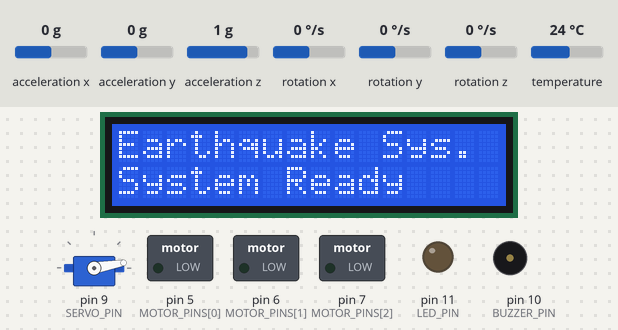
A sketch run on a simulated Arduino Uno, built with avr-gcc and run on an emulated ATmega328P. Shown: servo, 16×2 character LCD, switched loads named in the sketch (green lamp = pin HIGH), output pins drawn as LEDs (lit = HIGH), buzzer (waves = sounding). Dashed ring = blinking. Inputs (shaded band) come from the test bench; at power-on: acceleration x 0 g, acceleration y 0 g, acceleration z 1 g, rotation x 0 °/s, rotation y 0 °/s, rotation z 0 °/s, temperature 24 °C. What the sketch prints to the serial monitor is not drawn.

Above: at 2.8 s.
2.9 s: acceleration x set to -0.4 g
4.4 s: acceleration x set to -0.7 g
At 4.91 s:
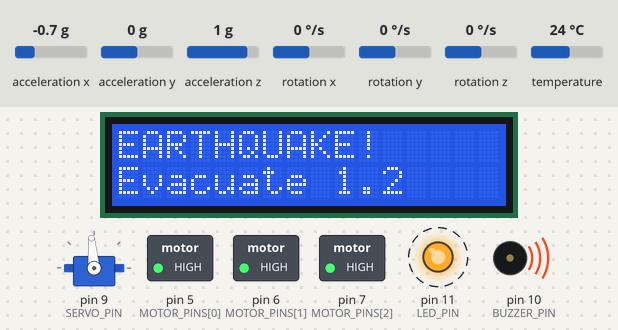
6.5 s: acceleration y set to -0.2 g
At 7.27 s:
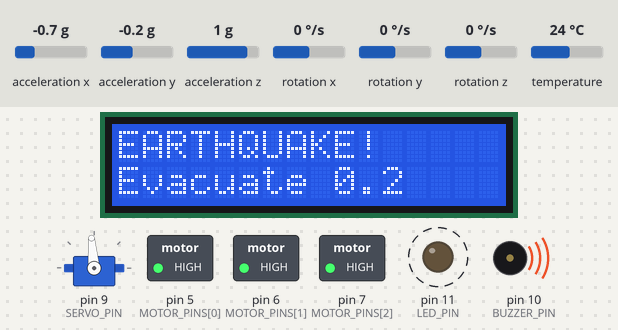
9.5 s: acceleration y set to -0.5 g
11.7 s: acceleration z set to 0.6 g
At 12.11 s:
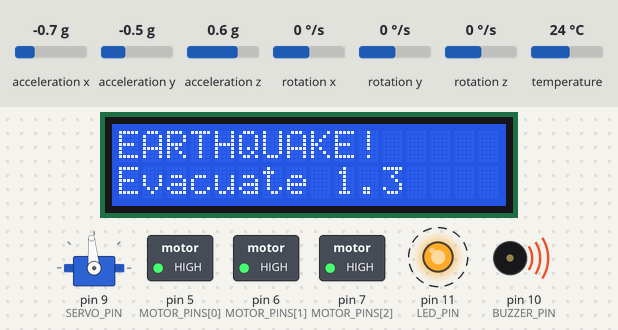
13.3 s: acceleration z set to -0.1 g
At 13.55 s:
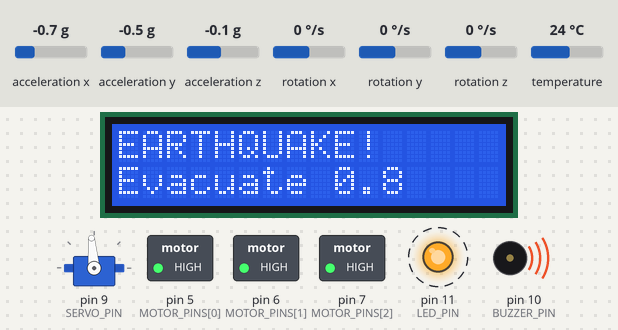
Timing chart, 0 to 15.8 s (numbered marks = the images above; inputs shaded):
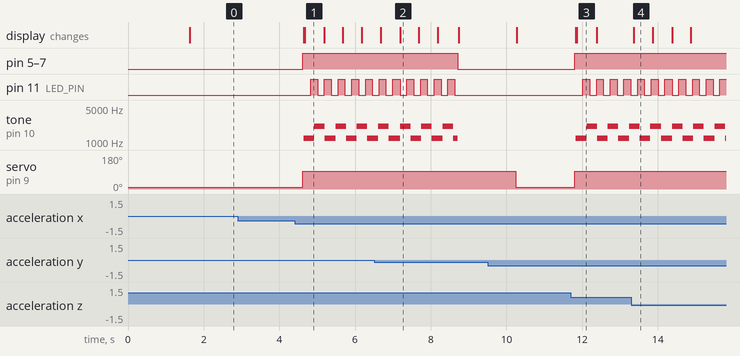

The sketch:

Earthquake_Detector_House.ino
```cpp
/*
  Earthquake Detector House Prototype
  Course: Digital Signal Processing
  Year: 2024

  Platform: Arduino Uno (or compatible)

  Main functions:
  - MPU6050 detects vibration / acceleration.
  - A small DSP-style pipeline removes the gravity/baseline component,
    smooths the vibration signal and calculates short-window RMS energy.
  - When the vibration level exceeds a threshold:
      * LCD shows an earthquake warning.
      * Red LED flashes.
      * Buzzer sounds an alarm pattern.
      * Servo opens the evacuation door.
      * Multiple vibration motors run to simulate the earthquake.
  - When the vibration stops for a defined time, the system returns to READY.

  Libraries:
    Adafruit MPU6050
    Adafruit Unified Sensor
    LiquidCrystal_I2C
    Servo

  IMPORTANT HARDWARE NOTE:
  Do NOT power vibration motors directly from Arduino GPIO pins.
  Drive each motor using a transistor/MOSFET + flyback diode and use
  a suitable external power supply with COMMON GROUND to the Arduino.

  Typical I2C addresses:
    MPU6050: 0x68
    LCD:     0x27

  The LCD contrast potentiometer is hardware-only; no software control is needed.
*/

#include <Wire.h>
#include <Adafruit_MPU6050.h>
#include <Adafruit_Sensor.h>
#include <LiquidCrystal_I2C.h>
#include <Servo.h>
#include <math.h>

// ------------------------------------------------------------
// Hardware objects
// ------------------------------------------------------------

Adafruit_MPU6050 mpu;
LiquidCrystal_I2C lcd(0x27, 16, 2);
Servo doorServo;

// ------------------------------------------------------------
// Pin configuration
// Change these pins if your physical wiring is different.
// ------------------------------------------------------------

const byte LED_PIN = 11;
const byte BUZZER_PIN = 10;
const byte SERVO_PIN = 9;

// Three vibration motors used to shake different parts of the model.
// Use transistor/MOSFET drivers for these outputs.
const byte MOTOR_PINS[] = {5, 6, 7};
const byte MOTOR_COUNT = sizeof(MOTOR_PINS) / sizeof(MOTOR_PINS[0]);

// ------------------------------------------------------------
// Servo positions
// ------------------------------------------------------------

const int DOOR_CLOSED_ANGLE = 10;
const int DOOR_OPEN_ANGLE   = 95;

// ------------------------------------------------------------
// DSP / detection parameters
// ------------------------------------------------------------

// MPU6050 acceleration is returned in m/s^2.
// At rest, acceleration magnitude is close to gravity (~9.81 m/s^2).

const float GRAVITY = 9.80665;

// Exponential baseline tracker.
// Smaller value = slower baseline movement and better vibration isolation.
const float BASELINE_ALPHA = 0.01;

// Exponential smoothing for the absolute vibration signal.
const float FILTER_ALPHA = 0.25;

// RMS window length.
// At ~100 Hz sampling, 25 samples is roughly 250 ms.
const int RMS_WINDOW = 25;
float rmsBuffer[RMS_WINDOW] = {0};
int rmsIndex = 0;
float rmsSumSquares = 0;

// Trigger threshold in m/s^2 RMS.
// Tune this value experimentally for your prototype.
float EARTHQUAKE_THRESHOLD = 1.15;

// Lower threshold used to decide that the shaking has stopped.
// Hysteresis prevents rapid ON/OFF switching around one threshold.
float CLEAR_THRESHOLD = 0.55;

// Number of milliseconds the vibration must remain below CLEAR_THRESHOLD
// before the system leaves earthquake mode.
const unsigned long CLEAR_DELAY_MS = 3000;

// Minimum delay between two separate earthquake events.
const unsigned long RETRIGGER_DELAY_MS = 1500;

// Target sampling interval: 10 ms ≈ 100 Hz
const unsigned long SAMPLE_INTERVAL_MS = 10;

// ------------------------------------------------------------
// Runtime state
// ------------------------------------------------------------

float gravityBaseline = GRAVITY;
float filteredVibration = 0;

bool earthquakeActive = false;

unsigned long lastSampleTime = 0;
unsigned long belowThresholdSince = 0;
unsigned long lastEarthquakeEnd = 0;

// Alert timing
unsigned long lastLedToggle = 0;
unsigned long lastBuzzerToggle = 0;

bool ledState = false;
bool buzzerState = false;

// ------------------------------------------------------------
// Utility functions
// ------------------------------------------------------------

void setVibrationMotors(bool state) {
  for (byte i = 0; i < MOTOR_COUNT; i++) {
    digitalWrite(MOTOR_PINS[i], state ? HIGH : LOW);
  }
}

void closeDoor() {
  doorServo.write(DOOR_CLOSED_ANGLE);
}

void openDoor() {
  doorServo.write(DOOR_OPEN_ANGLE);
}

void showReadyScreen() {
  lcd.clear();
  lcd.setCursor(0, 0);
  lcd.print("Earthquake Sys.");
  lcd.setCursor(0, 1);
  lcd.print("System Ready");
}

void showAlertScreen(float rmsValue) {
  lcd.setCursor(0, 0);
  lcd.print("EARTHQUAKE!     ");
  lcd.setCursor(0, 1);
  lcd.print("Evacuate ");
  lcd.print(rmsValue, 1);
  lcd.print("   ");
}

// ------------------------------------------------------------
// Earthquake response
// ------------------------------------------------------------

void startEarthquakeAlert(float rmsValue) {
  earthquakeActive = true;
  belowThresholdSince = 0;

  openDoor();
  setVibrationMotors(true);

  lcd.clear();
  lcd.setCursor(0, 0);
  lcd.print("EARTHQUAKE!");
  lcd.setCursor(0, 1);
  lcd.print("EVACUATE NOW!");

  // Immediate visual/audio response
  digitalWrite(LED_PIN, HIGH);
  tone(BUZZER_PIN, 1800);

  ledState = true;
  buzzerState = true;

  Serial.print("EARTHQUAKE DETECTED | RMS = ");
  Serial.println(rmsValue, 3);
}

void updateEarthquakeAlert(float rmsValue) {
  unsigned long now = millis();

  // Flash LED every 180 ms
  if (now - lastLedToggle >= 180) {
    lastLedToggle = now;
    ledState = !ledState;
    digitalWrite(LED_PIN, ledState);
  }

  // Alternate buzzer frequency to create a danger siren
  if (now - lastBuzzerToggle >= 280) {
    lastBuzzerToggle = now;
    buzzerState = !buzzerState;

    if (buzzerState) {
      tone(BUZZER_PIN, 2100);
    } else {
      tone(BUZZER_PIN, 1200);
    }
  }

  // Keep motors running while alarm is active
  setVibrationMotors(true);

  // Refresh the bottom LCD line occasionally
  static unsigned long lastLcdUpdate = 0;
  if (now - lastLcdUpdate >= 500) {
    lastLcdUpdate = now;
    showAlertScreen(rmsValue);
  }
}

void stopEarthquakeAlert() {
  earthquakeActive = false;
  lastEarthquakeEnd = millis();

  noTone(BUZZER_PIN);
  digitalWrite(LED_PIN, LOW);
  setVibrationMotors(false);

  ledState = false;
  buzzerState = false;

  lcd.clear();
  lcd.setCursor(0, 0);
  lcd.print("Shaking Stopped");
  lcd.setCursor(0, 1);
  lcd.print("Door Closing...");

  delay(1500);

  closeDoor();
  showReadyScreen();

  Serial.println("Earthquake alert cleared.");
}

// ------------------------------------------------------------
// DSP: update short-window RMS of vibration
// ------------------------------------------------------------

float updateRMS(float sample) {
  float squared = sample * sample;

  rmsSumSquares -= rmsBuffer[rmsIndex];
  rmsBuffer[rmsIndex] = squared;
  rmsSumSquares += squared;

  rmsIndex++;
  if (rmsIndex >= RMS_WINDOW) {
    rmsIndex = 0;
  }

  return sqrt(rmsSumSquares / RMS_WINDOW);
}

// ------------------------------------------------------------
// Read sensor and calculate vibration level
// ------------------------------------------------------------

float readVibrationRMS() {
  sensors_event_t accel, gyro, temp;
  mpu.getEvent(&accel, &gyro, &temp);

  // Magnitude of 3-axis acceleration vector
  float magnitude = sqrt(
    accel.acceleration.x * accel.acceleration.x +
    accel.acceleration.y * accel.acceleration.y +
    accel.acceleration.z * accel.acceleration.z
  );

  // Slowly estimate the baseline acceleration.
  gravityBaseline =
    (1.0 - BASELINE_ALPHA) * gravityBaseline +
    BASELINE_ALPHA * magnitude;

  // High-pass-like vibration component:
  // remove slowly changing gravity/orientation baseline.
  float vibration = fabs(magnitude - gravityBaseline);

  // Smooth short spikes/noise.
  filteredVibration =
    (1.0 - FILTER_ALPHA) * filteredVibration +
    FILTER_ALPHA * vibration;

  // Calculate short-window RMS energy.
  float rms = updateRMS(filteredVibration);

  // Debug output for threshold tuning.
  Serial.print("Mag:");
  Serial.print(magnitude, 3);
  Serial.print(", Vibration:");
  Serial.print(filteredVibration, 3);
  Serial.print(", RMS:");
  Serial.println(rms, 3);

  return rms;
}

// ------------------------------------------------------------
// Setup
// ------------------------------------------------------------

void setup() {
  Serial.begin(115200);

  pinMode(LED_PIN, OUTPUT);
  pinMode(BUZZER_PIN, OUTPUT);

  for (byte i = 0; i < MOTOR_COUNT; i++) {
    pinMode(MOTOR_PINS[i], OUTPUT);
    digitalWrite(MOTOR_PINS[i], LOW);
  }

  digitalWrite(LED_PIN, LOW);
  noTone(BUZZER_PIN);

  doorServo.attach(SERVO_PIN);
  closeDoor();

  Wire.begin();

  lcd.init();
  lcd.backlight();

  lcd.clear();
  lcd.setCursor(0, 0);
  lcd.print("Initializing...");
  lcd.setCursor(0, 1);
  lcd.print("MPU6050");

  // Initialize MPU6050
  if (!mpu.begin()) {
    lcd.clear();
    lcd.setCursor(0, 0);
    lcd.print("MPU6050 ERROR");
    lcd.setCursor(0, 1);
    lcd.print("Check wiring");

    Serial.println("Failed to find MPU6050.");

    while (true) {
      digitalWrite(LED_PIN, !digitalRead(LED_PIN));
      delay(250);
    }
  }

  // Sensor configuration
  mpu.setAccelerometerRange(MPU6050_RANGE_4_G);
  mpu.setGyroRange(MPU6050_RANGE_500_DEG);
  mpu.setFilterBandwidth(MPU6050_BAND_44_HZ);

  // Initial baseline calibration
  lcd.clear();
  lcd.setCursor(0, 0);
  lcd.print("Calibrating...");
  lcd.setCursor(0, 1);
  lcd.print("Keep Still");

  float baselineSum = 0;
  const int CALIBRATION_SAMPLES = 200;

  for (int i = 0; i < CALIBRATION_SAMPLES; i++) {
    sensors_event_t accel, gyro, temp;
    mpu.getEvent(&accel, &gyro, &temp);

    float magnitude = sqrt(
      accel.acceleration.x * accel.acceleration.x +
      accel.acceleration.y * accel.acceleration.y +
      accel.acceleration.z * accel.acceleration.z
    );

    baselineSum += magnitude;
    delay(5);
  }

  gravityBaseline = baselineSum / CALIBRATION_SAMPLES;

  Serial.print("Initial gravity baseline: ");
  Serial.println(gravityBaseline, 4);

  showReadyScreen();
}

// ------------------------------------------------------------
// Main loop
// ------------------------------------------------------------

void loop() {
  unsigned long now = millis();

  if (now - lastSampleTime < SAMPLE_INTERVAL_MS) {
    if (earthquakeActive) {
      updateEarthquakeAlert(0);
    }
    return;
  }

  lastSampleTime = now;

  float vibrationRMS = readVibrationRMS();

  // ----------------------------------------------------------
  // Trigger earthquake mode
  // ----------------------------------------------------------

  if (!earthquakeActive) {
    bool retriggerReady =
      (now - lastEarthquakeEnd >= RETRIGGER_DELAY_MS);

    if (vibrationRMS >= EARTHQUAKE_THRESHOLD && retriggerReady) {
      startEarthquakeAlert(vibrationRMS);
    }
  }

  // ----------------------------------------------------------
  // Earthquake mode
  // ----------------------------------------------------------

  else {
    updateEarthquakeAlert(vibrationRMS);

    // Start timing only after signal drops below clear threshold.
    if (vibrationRMS < CLEAR_THRESHOLD) {
      if (belowThresholdSince == 0) {
        belowThresholdSince = now;
      }

      if (now - belowThresholdSince >= CLEAR_DELAY_MS) {
        stopEarthquakeAlert();
      }
    } else {
      belowThresholdSince = 0;
    }
  }
}
```

Measured:
- the behaviour switches between -0.5 and -0.6 g on acceleration x (found by bisection; images 0 and 1)
- the behaviour switches between 0.8 and 0.7 g on acceleration z (found by bisection; images 2 and 3)
- after the input at 2.9 s, every drawn part: stays the same
- after the input at 4.4 s, pin 5 (MOTOR_PINS[0]), pin 6 (MOTOR_PINS[1]): LOW → HIGH after 0.21 s
- after the input at 11.7 s, pin 5 (MOTOR_PINS[0]), pin 6 (MOTOR_PINS[1]): LOW → HIGH after 0.10 s
- what the display in image 1 shows lasts 0.5 s, from 4.7 s to 5.2 s
